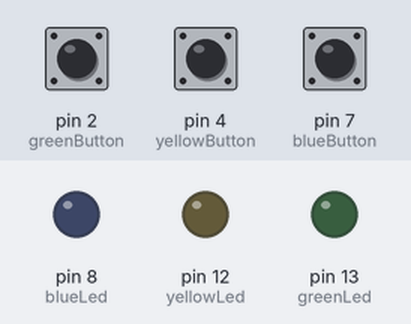
Recording of a sketch running on a simulated Arduino Uno, built with avr-gcc and run on an emulated ATmega328P. Shown: output pins drawn as LEDs (lit = HIGH). The inputs (shaded band) are chosen by the test bench; at power-on: pin 2 (greenButton) LOW, pin 4 (yellowButton) LOW, pin 7 (blueButton) LOW.

Above: at 1.2 s.
1.3 s: pin 2 (greenButton) pulled HIGH for 0.15 s
At 1.37 s:
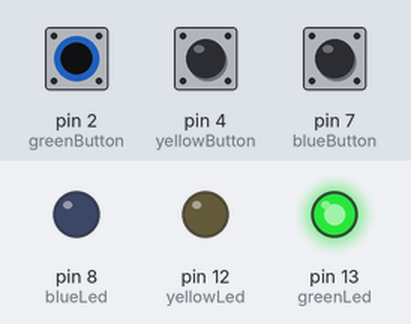
2.9 s: pin 4 (yellowButton) pulled HIGH for 0.15 s
At 2.97 s:
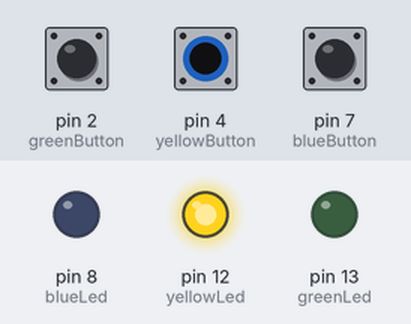
4.5 s: pin 7 (blueButton) pulled HIGH for 0.15 s
At 4.57 s:
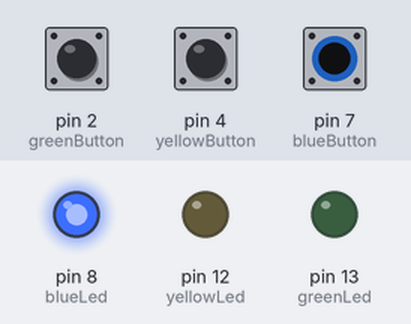
6.1 s: pin 7 (blueButton) pulled HIGH for 3.2 s
At 10.5 s:
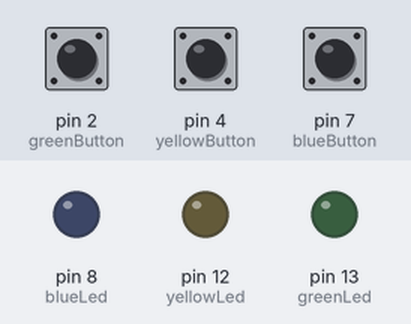
10.8 s: pin 2 (greenButton) pulled HIGH for 3.2 s
At 11.7 s:
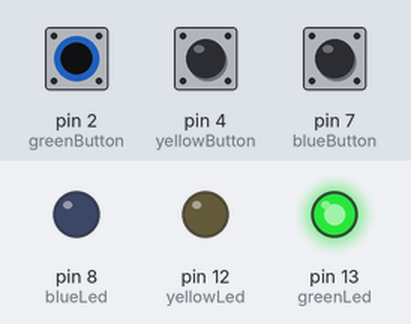
Timing chart, 0 to 15.5 s (numbered marks = the images above; inputs shaded):
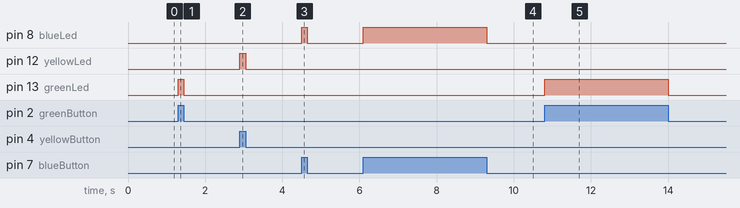

Measured:
- after the input at 1.3 s, pin 13 (greenLed): LOW → HIGH at once, → LOW 0.15 s later
- after the input at 2.9 s, pin 12 (yellowLed): LOW → HIGH at once, → LOW 0.15 s later
- after the input at 4.5 s, pin 8 (blueLed): LOW → HIGH at once, → LOW 0.15 s later
- after the input at 6.1 s, pin 8 (blueLed): LOW → HIGH at once, → LOW 3.2 s later
- after the input at 10.8 s, pin 13 (greenLed): LOW → HIGH at once, → LOW 3.2 s later

The sketch:

circuit_code.ino
```cpp
int greenLed = 13;
int yellowLed = 12;
int blueLed = 8;

int greenButton = 2;
int yellowButton = 4;
int blueButton = 7;

void setup() {
  pinMode(greenButton, INPUT);
  pinMode(yellowButton, INPUT);
  pinMode(blueButton, INPUT);

  pinMode(greenLed, OUTPUT);
  pinMode(yellowLed, OUTPUT);
  pinMode(blueLed, OUTPUT);
}


void loop() {
  if (digitalRead(greenButton) == 1) {
      digitalWrite(greenLed, HIGH);

  }else if (digitalRead(yellowButton) == 1) {
      digitalWrite(yellowLed, HIGH);

  }else if (digitalRead(blueButton) == 1) {
      digitalWrite(blueLed, HIGH);

  }else {
    digitalWrite(greenLed, LOW);
    digitalWrite(yellowLed, LOW);
    digitalWrite(blueLed, LOW);
  }
  delay(1);


}
```
